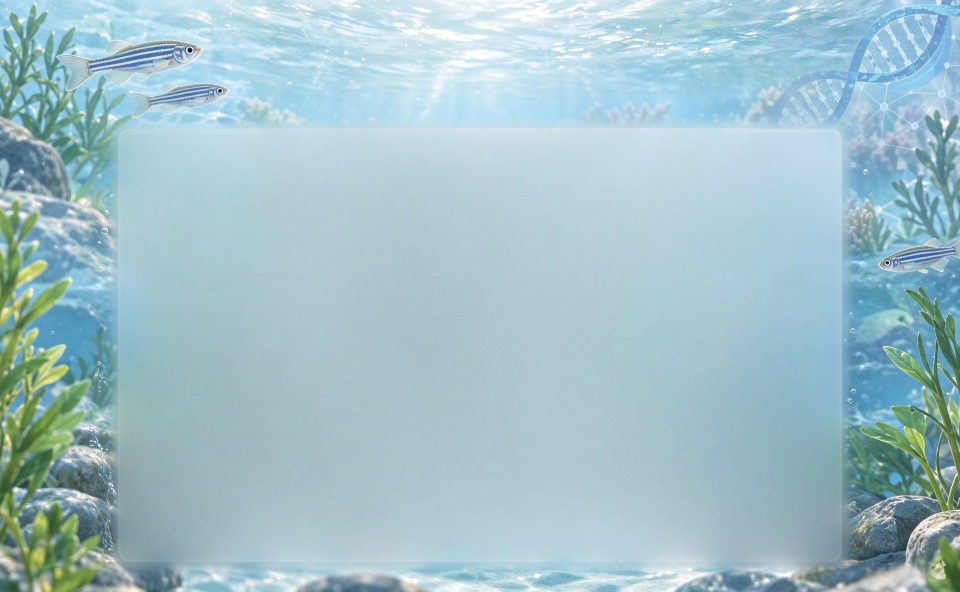
#> input picture 斑马鱼背景图.jpeg, 1920 x 1184 px (shown at 1/2 size)
$ python _bg_probe2.py
#> lines starting #> are read from the running program, lines starting #| are printed output that depends on the picture; after the words box and inside, x2 and y2 are one past the last pixel; in counts of white or black regions, pixels touching at a corner belong together
# -*- coding: utf-8 -*-
"""诊断 2：用 numpy 算"边缘能量"图，定位中央半透明面板的矩形范围。"""
from pathlib import Path

import numpy as np
from PIL import Image, ImageFilter

SRC = Path(__file__).resolve().parents[1] / "斑马鱼背景图.jpeg"

im = Image.open(SRC).convert("RGB")
#> im is the input picture: PIL image 1920x1184 RGB; mean R, G, B 161.8, 193, 201.5
W, H = im.size
#> W = 1920; H = 1184
print("尺寸:", W, "x", H)
#| 尺寸: 1920 x 1184

tw, th = W // 24, H // 24
#> tw = 80; th = 49
g = np.asarray(im.resize((tw, th), Image.LANCZOS).convert("L"), dtype=np.float32)
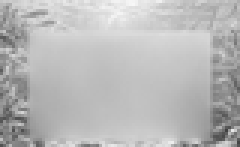
#> g: shape (49, 80) float32 (shown 3 times larger); min 65, max 247, mean 184.6

gx = np.zeros_like(g)
gy = np.zeros_like(g)
gx[:, 1:] = np.abs(np.diff(g, axis=1))
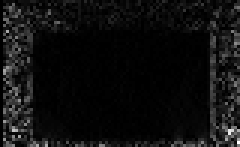
#> gx: shape (49, 80) float32 (shown 3 times larger); min 0, max 96, mean 5.8; drawn with min black and max white
gy[1:, :] = np.abs(np.diff(g, axis=0))
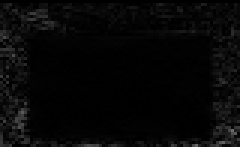
#> gy: shape (49, 80) float32 (shown 3 times larger); min 0, max 105, mean 7.1
energy = gx + gy
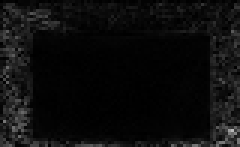
#> energy: shape (49, 80) float32 (shown 3 times larger); min 0, max 185, mean 12.9

# 平滑一下，避免单像素噪声
sm = np.asarray(
    Image.fromarray(np.clip(energy * 6, 0, 255).astype(np.uint8)).filter(ImageFilter.BoxBlur(2)),
    dtype=np.float32,
)
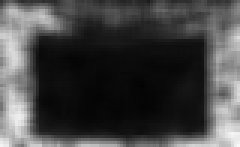
#> sm: shape (49, 80) float32 (shown 3 times larger); min 3, max 248, mean 67.9
mx = sm.max() or 1.0
#> mx = 248
norm = sm / mx

CH = "@%#*+=-:. "   # 能量低→@（平坦，像面板）；高→空格
print("\n边缘能量图（@ = 最平坦 = 面板内部；空格 = 纹理最强）")
print("     " + "".join(str(i % 10) for i in range(tw)))
#|      01234567890123456789012345678901234567890123456789012345678901234567890123456789
for y in range(th):
    line = "".join(CH[min(8, int(norm[y, x] * 9))] for x in range(tw))
    print("%3d  %s" % (y, line))
#> this loop made 49 passes
#|   0  %#***#%%%%%%%%%%%%%%###########%%%%%%%%%%%%%%%%%%%%%####%%%%%%%%######%#%%#%##**
#|   1  #*++++*####*****##%##############%%####%%%%%%%%%%%%###*######################**+
#|   2  *+====++***+++++**#####*######################%%%###***############*##**####**++
#|   3  +=----==+++==--=+*##****############*#*########%###******#****#####**********+++
#|   4  +==-----==-----=+*#############################%####*#*###############*******+++
#|   5  +==----------::--=+**#####%#%%%%%%#############%#####################********+++
#|   6  +======----------=++**###%%%%%%%%%%#########%%%%%%%%#####%#%%%#######**+******++
#|   7  ++====--=-===----=++**###%%%%%%%%%%######%%%%%%%%%%%%%###%%%%########**+******++
#> (further printed lines are left out)

# 面板估计：找"连续平坦"的最大矩形（按行/列能量阈值）
flat = norm < 0.12
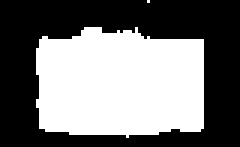
#> flat: shape (49, 80) bool (shown 3 times larger); 46.1% white; 2 white regions (1 under 20 px), largest, box (x1, y1, x2, y2) and area: (12, 9, 68, 46) 1808
rows = np.where(flat.mean(axis=1) > 0.45)[0]
#> rows = 31 values from 13 to 43
cols = np.where(flat.mean(axis=0) > 0.45)[0]
#> cols = 55 values from 13 to 67
if len(rows) and len(cols):
    y0, y1 = int(rows[0]), int(rows[-1])
#> y0 = 13; y1 = 43
    x0, x1 = int(cols[0]), int(cols[-1])
#> x0 = 13; x1 = 67
    print("\n估计面板（缩略图坐标）: x %d..%d  y %d..%d" % (x0, x1, y0, y1))
#| 估计面板（缩略图坐标）: x 13..67  y 13..43
    sx, sy = W / tw, H / th
#> sx = 24; sy = 24.16
    print("估计面板（原图像素）  : x %d..%d  y %d..%d"
          % (x0 * sx, (x1 + 1) * sx, y0 * sy, (y1 + 1) * sy))
#| 估计面板（原图像素）  : x 312..1632  y 314..1063
else:
    print("\n未找到明显平坦区")
